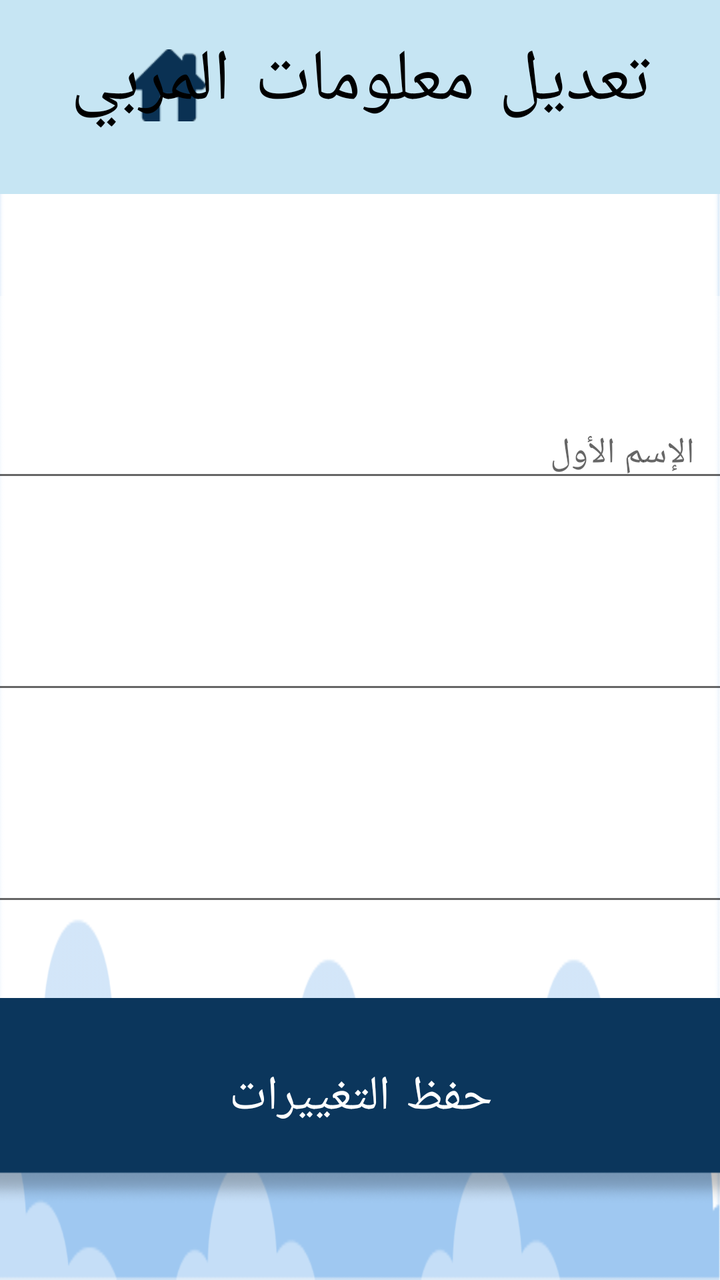
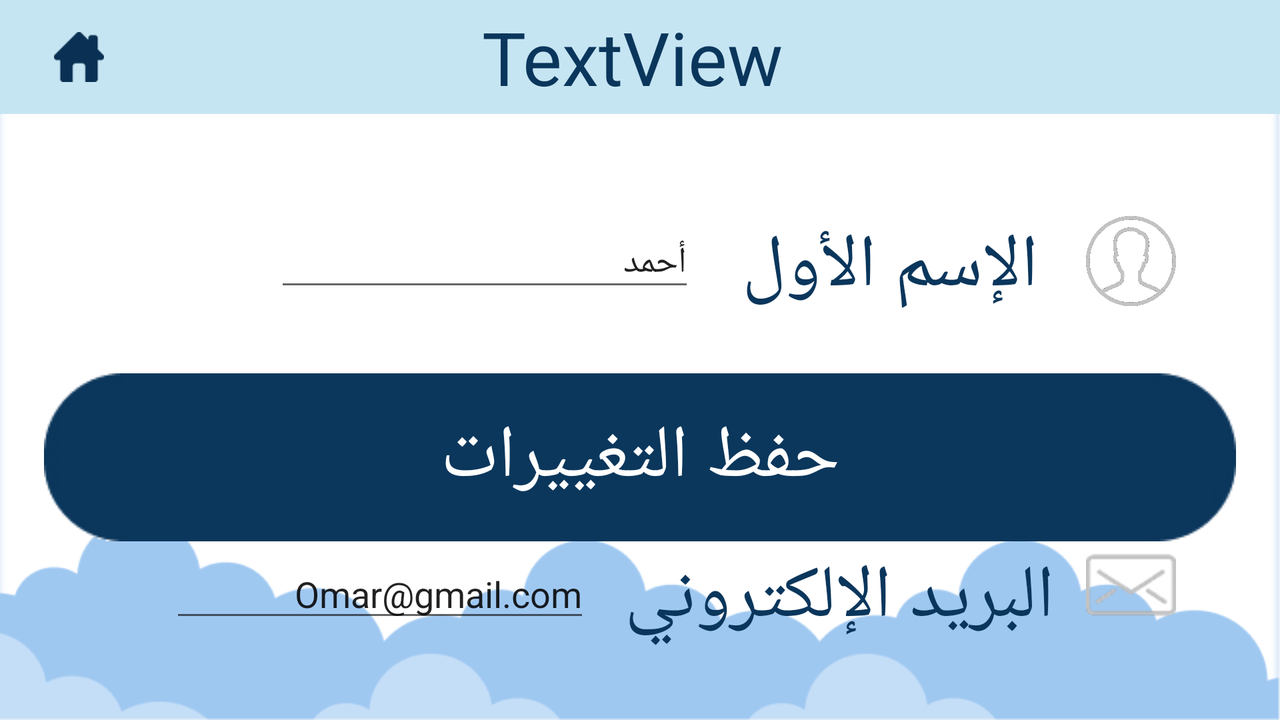

Two renders of one Android screen. The first uses the default layout on a phone; the second uses the alternative layout the repository ships for a different screen configuration, on a matching device. The two XML files are below.
<!-- AndroidManifest.xml: application theme AppTheme -->
<!-- res/layout/activity_educator_profile.xml -->
<?xml version="1.0" encoding="utf-8"?>
<android.support.constraint.ConstraintLayout xmlns:android="http://schemas.android.com/apk/res/android"
    xmlns:app="http://schemas.android.com/apk/res-auto"
    xmlns:tools="http://schemas.android.com/tools"
    android:layout_width="match_parent"
    android:layout_height="match_parent"
    tools:context="edu.iau.abjad.AbjadApp.educator_profile"
    android:background="@drawable/educator_backgrpund"
    tools:ignore="MissingDefaultResource">

    <include
        layout="@layout/navigation_action_bar"
        android:layout_width="match_parent"
        android:layout_height="wrap_content" />



    <android.support.v7.widget.Toolbar
        android:id="@+id/toolbar8"
        android:layout_width="match_parent"
        android:layout_height="97dp"
        android:layout_marginBottom="632dp"
        android:background="@color/colorPrimary"
        app:layout_constraintBottom_toBottomOf="parent"
        app:layout_constraintHorizontal_bias="0.0"
        app:layout_constraintLeft_toLeftOf="parent"
        app:layout_constraintRight_toRightOf="parent"
        app:layout_constraintTop_toTopOf="parent"
        app:layout_constraintVertical_bias="0.0" />

    <ImageView
        android:id="@+id/home_icon"
        android:layout_width="41dp"
        android:layout_height="36dp"
        android:layout_marginBottom="16dp"
        android:layout_marginEnd="8dp"
        android:layout_marginStart="64dp"
        android:layout_marginTop="16dp"
        app:layout_constraintBottom_toBottomOf="parent"
        app:layout_constraintEnd_toStartOf="@+id/interface_title"
        app:layout_constraintHorizontal_bias="0.016"
        app:layout_constraintLeft_toLeftOf="parent"
        app:layout_constraintStart_toStartOf="parent"
        app:layout_constraintTop_toTopOf="parent"
        app:layout_constraintVertical_bias="0.015"
        app:srcCompat="@drawable/home_icon" />

    <TextView
        android:id="@+id/educator_profile"
        android:layout_width="wrap_content"
        android:layout_height="63dp"
        android:layout_marginBottom="8dp"
        android:layout_marginEnd="8dp"
        android:layout_marginStart="8dp"
        android:layout_marginTop="8dp"
        android:fontFamily="casual"
        android:text="تعديل معلومات المربي"
        android:textAlignment="center"
        android:textColor="@android:color/black"
        android:textSize="36sp"
        android:typeface="normal"
        app:layout_constraintBottom_toBottomOf="@+id/toolbar8"
        app:layout_constraintEnd_toEndOf="@+id/toolbar8"
        app:layout_constraintStart_toStartOf="@+id/toolbar8"
        app:layout_constraintTop_toTopOf="@+id/toolbar8"
        app:layout_constraintVertical_bias="0.444" />

    <ImageButton
        android:id="@+id/Next"
        android:layout_width="27dp"
        android:layout_height="36dp"
        android:layout_marginBottom="8dp"
        android:layout_marginEnd="56dp"
        android:layout_marginStart="8dp"
        android:layout_marginTop="8dp"
        android:background="@color/colorPrimary"
        app:layout_constraintBottom_toBottomOf="@+id/toolbar8"
        app:layout_constraintEnd_toEndOf="@+id/toolbar8"
        app:layout_constraintHorizontal_bias="0.875"
        app:layout_constraintStart_toEndOf="@+id/educator_profile"
        app:layout_constraintTop_toTopOf="parent"
        app:layout_constraintVertical_bias="0.4"
        app:srcCompat="@drawable/next" />


    <Button

        android:id="@+id/saveChangesBtn"
        android:layout_width="657dp"
        android:layout_height="104dp"
        android:layout_marginBottom="37dp"
        android:layout_marginEnd="8dp"
        android:layout_marginStart="8dp"
        android:layout_marginTop="8dp"
        android:background="@drawable/rectanglee"
        android:fontFamily="casual"
        android:text="حفظ التغييرات"
        android:textAlignment="center"
        android:textColor="@android:color/white"
        android:textSize="24sp"
        android:typeface="normal"
        app:layout_constraintBottom_toBottomOf="parent"
        app:layout_constraintEnd_toEndOf="parent"
        app:layout_constraintStart_toStartOf="parent"
        app:layout_constraintTop_toBottomOf="@+id/scrollView4"
        app:layout_constraintVertical_bias="1.0" />

    <ScrollView
        android:id="@+id/scrollView4"
        style="@android:style/Widget.Holo.Light.ScrollView"
        android:layout_width="1010dp"
        android:layout_height="384dp"
        android:layout_marginBottom="68dp"
        android:layout_marginTop="8dp"
        android:background="@drawable/user_type_bg"
        android:foregroundGravity="bottom"
        android:gravity="bottom"
        android:scrollbarStyle="outsideOverlay"
        app:layout_constraintBottom_toBottomOf="parent"
        app:layout_constraintEnd_toEndOf="parent"
        app:layout_constraintStart_toStartOf="parent"
        app:layout_constraintTop_toBottomOf="@+id/toolbar8"
        app:layout_constraintVertical_bias="0.52"
        app:layout_editor_absoluteX="50dp"
        app:layout_editor_absoluteY="50dp">

        <android.support.constraint.ConstraintLayout
            android:layout_width="match_parent"
            android:layout_height="wrap_content"
            app:layout_constraintBottom_toBottomOf="parent"
            app:layout_constraintEnd_toEndOf="parent"
            app:layout_constraintStart_toStartOf="parent"
            app:layout_constraintTop_toBottomOf="parent"
            app:layout_constraintVertical_bias="1.0">


            <EditText
                android:id="@+id/emailTxt"
                android:layout_width="728dp"
                android:layout_height="66dp"
                android:layout_marginTop="40dp"
                android:drawablePadding="10dp"
                android:drawableRight="@drawable/email_icon"
                android:ems="100"
                android:gravity="bottom"
                android:hint="البريد الإلكتروني"
                android:inputType="textPersonName"
                app:layout_constraintLeft_toLeftOf="parent"
                app:layout_constraintRight_toRightOf="parent"
                app:layout_constraintTop_toBottomOf="@+id/lnTxt" />


            <EditText
                android:id="@+id/lnTxt"
                android:layout_width="728dp"
                android:layout_height="66dp"
                android:layout_marginTop="40dp"
                android:drawablePadding="1dp"
                android:drawableRight="@drawable/user_icon_4x"
                android:ems="100"
                android:gravity="bottom"
                android:hint="     اللقب"
                android:inputType="textPersonName"
                app:layout_constraintLeft_toLeftOf="parent"
                app:layout_constraintRight_toRightOf="parent"
                app:layout_constraintTop_toBottomOf="@+id/fnTxt" />


            <EditText
                android:id="@+id/fnTxt"
                android:layout_width="728dp"
                android:layout_height="66dp"
                android:layout_marginRight="152dp"
                android:layout_marginStart="8dp"
                android:layout_marginTop="32dp"
                android:drawablePadding="15dp"
                android:drawableRight="@drawable/user_icon_4x"
                android:ems="100"
                android:gravity="bottom"
                android:hint="الإسم الأول"
                android:inputType="textPersonName"
                app:layout_constraintRight_toRightOf="parent"
                app:layout_constraintStart_toStartOf="parent"
                app:layout_constraintTop_toTopOf="parent"
                app:layout_constraintVertical_chainStyle="spread_inside" />






        </android.support.constraint.ConstraintLayout>
    </ScrollView>


</android.support.constraint.ConstraintLayout>
<!-- res/layout/navigation_action_bar.xml (included above) -->
<?xml version="1.0" encoding="utf-8"?>
<android.support.v7.widget.Toolbar xmlns:android="http://schemas.android.com/apk/res/android"
    xmlns:tools="http://schemas.android.com/tools"
    android:layout_width="match_parent"
    android:layout_height="80dp"
    xmlns:app="http://schemas.android.com/apk/res-auto"
    android:id="@+id/nav_action_bar"
    android:background="#C6E5F3"
    app:titleTextColor="#0B365C">

    <android.support.constraint.ConstraintLayout
        android:layout_width="match_parent"
        android:layout_height="match_parent">

        <TextView
            android:id="@+id/interface_title"
            android:layout_width="wrap_content"
            android:layout_height="wrap_content"
            android:text="TextView"
            android:textColor="#0B365C"
            android:textSize="18pt"
            app:layout_constraintBottom_toBottomOf="parent"
            app:layout_constraintHorizontal_bias="0.475"
            app:layout_constraintLeft_toLeftOf="parent"
            app:layout_constraintRight_toRightOf="parent"
            app:layout_constraintTop_toTopOf="parent"
            app:layout_constraintVertical_bias="0.517" />

        <ImageView
            android:id="@+id/home_icon"
            android:layout_width="25dp"
            android:layout_height="25dp"
            android:layout_marginBottom="16dp"
            android:layout_marginEnd="8dp"
            android:layout_marginLeft="16dp"
            android:layout_marginStart="8dp"
            android:layout_marginTop="16dp"
            app:layout_constraintBottom_toBottomOf="parent"
            app:layout_constraintEnd_toStartOf="@+id/interface_title"
            app:layout_constraintHorizontal_bias="0.016"
            app:layout_constraintLeft_toLeftOf="parent"
            app:layout_constraintStart_toStartOf="parent"
            app:layout_constraintTop_toTopOf="parent"
            app:layout_constraintVertical_bias="0.521"
            app:srcCompat="@drawable/home_icon" />

    </android.support.constraint.ConstraintLayout>


</android.support.v7.widget.Toolbar>
<!-- resources referenced by this layout -->
<resources>
  <color name="colorPrimary">#c6e5f3</color>
  <!-- drawable educator_backgrpund: png bitmap (drawable, 14647 bytes) -->
  <!-- drawable email_icon: png bitmap (drawable, 1678 bytes) -->
  <!-- drawable home_icon: png bitmap (drawable, 1126 bytes) -->
  <!-- drawable next: png bitmap (drawable, 401 bytes) -->
  <!-- drawable rectanglee: png bitmap (drawable, 8865 bytes) -->
  <!-- drawable user_icon_4x: png bitmap (drawable, 2510 bytes) -->
  <!-- drawable user_type_bg: png bitmap (drawable, 1566 bytes) -->
  <style name="AppTheme" parent="Theme.AppCompat.Light.NoActionBar">
          
          <item name="colorPrimary">@color/colorPrimary</item>
          <item name="colorPrimaryDark">@color/colorPrimaryDark</item>
          <item name="colorAccent">@color/colorAccent</item>
      </style>
  <color name="colorPrimaryDark">#303F9F</color>
  <color name="colorAccent">#4dc4c4c4</color>
</resources>
<!-- res/layout-land/activity_educator_profile.xml (the repository's variant of the layout above) -->
<!-- drawn on the phone turned sideways -->
<?xml version="1.0" encoding="utf-8"?>
<android.support.constraint.ConstraintLayout xmlns:android="http://schemas.android.com/apk/res/android"
    xmlns:app="http://schemas.android.com/apk/res-auto"
    xmlns:tools="http://schemas.android.com/tools"
    android:layout_width="match_parent"
    android:layout_height="match_parent"
    android:background="@drawable/educator_backgrpund"
    tools:context="edu.iau.abjad.AbjadApp.educator_profile">

    <include
        android:id="@+id/include"
        layout="@layout/navigation_action_bar"
        android:layout_width="match_parent"
        android:layout_height="wrap_content" />

    <Button
        android:id="@+id/button7"
        android:layout_width="wrap_content"
        android:layout_height="wrap_content"
        android:layout_marginBottom="8dp"
        android:layout_marginTop="8dp"
        android:background="@drawable/circle_button"
        android:text="حفظ التغييرات"
        android:textColor="#ffffff"
        android:textSize="18pt"
        app:layout_constraintBottom_toBottomOf="parent"
        app:layout_constraintLeft_toLeftOf="parent"
        app:layout_constraintRight_toRightOf="parent"
        app:layout_constraintTop_toBottomOf="@+id/include"
        app:layout_constraintVertical_bias="0.6" />

    <ImageView
        android:id="@+id/imageView23"
        android:layout_width="45dp"
        android:layout_height="45dp"
        android:layout_marginEnd="52dp"
        android:layout_marginTop="108dp"
        app:layout_constraintEnd_toEndOf="parent"
        app:layout_constraintTop_toTopOf="parent"
        app:srcCompat="@drawable/user_profile_gray" />

    <ImageView
        android:id="@+id/imageView24"
        android:layout_width="45dp"
        android:layout_height="45dp"
        android:layout_marginRight="52dp"
        android:layout_marginTop="40dp"
        app:layout_constraintRight_toRightOf="parent"
        app:layout_constraintTop_toBottomOf="@+id/imageView23"
        app:srcCompat="@drawable/user_profile_gray" />

    <TextView
        android:id="@+id/textView18"
        android:layout_width="wrap_content"
        android:layout_height="wrap_content"
        android:layout_marginEnd="24dp"
        android:layout_marginTop="108dp"
        android:text="الإسم الأول "
        android:textColor="#0B365C"
        android:textSize="18pt"
        app:layout_constraintEnd_toStartOf="@+id/imageView23"
        app:layout_constraintTop_toTopOf="parent" />

    <TextView
        android:id="@+id/textView25"
        android:layout_width="wrap_content"
        android:layout_height="wrap_content"
        android:layout_marginEnd="20dp"
        android:layout_marginTop="32dp"
        android:text="الإسم الأخير "
        android:textColor="#0B365C"
        android:textSize="18pt"
        app:layout_constraintEnd_toStartOf="@+id/imageView24"
        app:layout_constraintTop_toBottomOf="@+id/textView18" />

    <EditText
        android:id="@+id/current_pass"
        android:layout_width="wrap_content"
        android:layout_height="wrap_content"
        android:layout_marginBottom="8dp"
        android:layout_marginEnd="8dp"
        android:layout_marginStart="8dp"
        android:layout_marginTop="8dp"
        android:ems="10"
        android:inputType="textPersonName"
        android:text="أحمد"
        app:layout_constraintBottom_toBottomOf="@+id/textView18"
        app:layout_constraintEnd_toStartOf="@+id/textView18"
        app:layout_constraintHorizontal_bias="0.953"
        app:layout_constraintStart_toStartOf="parent"
        app:layout_constraintTop_toTopOf="parent"
        app:layout_constraintVertical_bias="1.0" />

    <EditText
        android:id="@+id/new_pass"
        android:layout_width="wrap_content"
        android:layout_height="wrap_content"
        android:layout_marginBottom="8dp"
        android:layout_marginEnd="8dp"
        android:layout_marginStart="8dp"
        android:layout_marginTop="8dp"
        android:ems="10"
        android:inputType="textPersonName"
        android:text="سامي"
        app:layout_constraintBottom_toBottomOf="@+id/textView25"
        app:layout_constraintEnd_toStartOf="@+id/textView25"
        app:layout_constraintHorizontal_bias="0.963"
        app:layout_constraintStart_toStartOf="parent"
        app:layout_constraintTop_toBottomOf="@+id/current_pass"
        app:layout_constraintVertical_bias="1.0" />

    <ImageView
        android:id="@+id/imageView25"
        android:layout_width="45dp"
        android:layout_height="45dp"
        android:layout_marginEnd="52dp"
        android:layout_marginTop="32dp"
        app:layout_constraintEnd_toEndOf="parent"
        app:layout_constraintTop_toBottomOf="@+id/imageView24"
        app:srcCompat="@drawable/email_icon" />


    <TextView
        android:id="@+id/textView26"
        android:layout_width="wrap_content"
        android:layout_height="wrap_content"
        android:layout_marginEnd="16dp"
        android:layout_marginTop="32dp"
        android:text="البريد الإلكتروني "
        android:textColor="#0B365C"
        android:textSize="18pt"
        app:layout_constraintEnd_toStartOf="@+id/imageView25"
        app:layout_constraintTop_toBottomOf="@+id/textView25"/>

    <EditText
        android:id="@+id/editText10"
        android:layout_width="wrap_content"
        android:layout_height="wrap_content"
        android:layout_marginBottom="8dp"
        android:layout_marginEnd="8dp"
        android:layout_marginStart="8dp"
        android:layout_marginTop="8dp"
        android:ems="10"
        android:gravity="right"
        android:inputType="textPersonName"
        android:text="Omar@gmail.com"
        app:layout_constraintBottom_toBottomOf="@+id/textView26"
        app:layout_constraintEnd_toStartOf="@+id/textView26"
        app:layout_constraintHorizontal_bias="1.0"
        app:layout_constraintStart_toStartOf="parent"
        app:layout_constraintTop_toBottomOf="@+id/new_pass"
        app:layout_constraintVertical_bias="1.0" />


</android.support.constraint.ConstraintLayout>
<!-- resources referenced by the variant -->
<!-- as the phone turned sideways resolves them -->
<resources>
  <!-- drawable circle_button: png bitmap (drawable, 2433 bytes) -->
  <!-- drawable educator_backgrpund: png bitmap (drawable, 14647 bytes) -->
  <!-- drawable email_icon: png bitmap (drawable, 1678 bytes) -->
  <!-- drawable home_icon: png bitmap (drawable, 1126 bytes) -->
  <!-- drawable user_profile_gray: png bitmap (drawable, 24400 bytes) -->
  <style name="AppTheme" parent="Theme.AppCompat.Light.NoActionBar">
          
          <item name="colorPrimary">@color/colorPrimary</item>
          <item name="colorPrimaryDark">@color/colorPrimaryDark</item>
          <item name="colorAccent">@color/colorAccent</item>
      </style>
  <color name="colorPrimary">#c6e5f3</color>
  <color name="colorPrimaryDark">#303F9F</color>
  <color name="colorAccent">#4dc4c4c4</color>
</resources>
